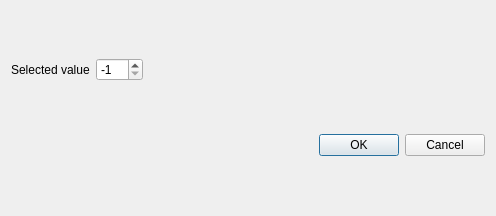
<?xml version="1.0" encoding="UTF-8"?>
<ui version="4.0">
 <class>HueSelector</class>
 <widget class="QWidget" name="HueSelector">
  <property name="geometry">
   <rect>
    <x>0</x>
    <y>0</y>
    <width>496</width>
    <height>216</height>
   </rect>
  </property>
  <property name="windowTitle">
   <string>Form</string>
  </property>
  <layout class="QVBoxLayout" name="verticalLayout">
   <item>
    <layout class="QVBoxLayout" name="hueLayout"/>
   </item>
   <item>
    <layout class="QHBoxLayout" name="horizontalLayout">
     <item>
      <widget class="QLabel" name="label">
       <property name="text">
        <string>Selected value</string>
       </property>
      </widget>
     </item>
     <item>
      <widget class="QSpinBox" name="hueBox">
       <property name="maximumSize">
        <size>
         <width>65</width>
         <height>16777215</height>
        </size>
       </property>
       <property name="toolTip">
        <string>Selected Stain Value</string>
       </property>
       <property name="statusTip">
        <string>Selected Stain Value</string>
       </property>
       <property name="minimum">
        <number>-1</number>
       </property>
       <property name="maximum">
        <number>359</number>
       </property>
       <property name="value">
        <number>-1</number>
       </property>
      </widget>
     </item>
     <item>
      <spacer name="horizontalSpacer">
       <property name="orientation">
        <enum>Qt::Horizontal</enum>
       </property>
       <property name="sizeHint" stdset="0">
        <size>
         <width>40</width>
         <height>20</height>
        </size>
       </property>
      </spacer>
     </item>
    </layout>
   </item>
   <item>
    <widget class="QDialogButtonBox" name="buttonBox">
     <property name="orientation">
      <enum>Qt::Horizontal</enum>
     </property>
     <property name="standardButtons">
      <set>QDialogButtonBox::Cancel|QDialogButtonBox::Ok</set>
     </property>
    </widget>
   </item>
  </layout>
 </widget>
 <resources/>
 <connections/>
</ui>
